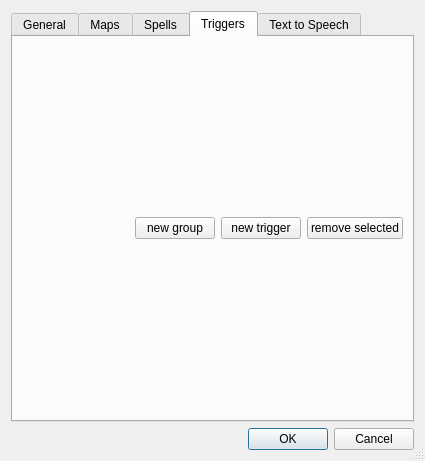
<?xml version="1.0" encoding="UTF-8"?>
<ui version="4.0">
 <class>Dialog</class>
 <widget class="QDialog" name="Dialog">
  <property name="windowModality">
   <enum>Qt::ApplicationModal</enum>
  </property>
  <property name="geometry">
   <rect>
    <x>0</x>
    <y>0</y>
    <width>425</width>
    <height>461</height>
   </rect>
  </property>
  <property name="sizePolicy">
   <sizepolicy hsizetype="Minimum" vsizetype="Minimum">
    <horstretch>0</horstretch>
    <verstretch>0</verstretch>
   </sizepolicy>
  </property>
  <property name="windowTitle">
   <string>Settings</string>
  </property>
  <property name="sizeGripEnabled">
   <bool>true</bool>
  </property>
  <layout class="QVBoxLayout" name="verticalLayout" stretch="0,0">
   <item>
    <widget class="QTabWidget" name="tabWidget">
     <property name="currentIndex">
      <number>3</number>
     </property>
     <widget class="QWidget" name="tab">
      <attribute name="title">
       <string>General</string>
      </attribute>
      <layout class="QVBoxLayout" name="verticalLayout_2">
       <item>
        <widget class="QGroupBox" name="groupBox">
         <property name="title">
          <string>Updates</string>
         </property>
         <layout class="QVBoxLayout" name="verticalLayout_4">
          <item>
           <layout class="QFormLayout" name="formLayout">
            <item row="0" column="0">
             <widget class="QLabel" name="checkForUpdatesLabel">
              <property name="text">
               <string>Check for Updates</string>
              </property>
             </widget>
            </item>
            <item row="0" column="1">
             <widget class="QCheckBox" name="updateCheckCheckBox"/>
            </item>
           </layout>
          </item>
         </layout>
        </widget>
       </item>
       <item>
        <widget class="QGroupBox" name="groupBox_2">
         <property name="title">
          <string>Parser Windows</string>
         </property>
         <layout class="QVBoxLayout" name="verticalLayout_3">
          <item>
           <layout class="QFormLayout" name="formLayout_2">
            <item row="0" column="0">
             <widget class="QLabel" name="windowOpacityLabel">
              <property name="text">
               <string>Window Opacity</string>
              </property>
             </widget>
            </item>
            <item row="0" column="1">
             <widget class="QSpinBox" name="parserOpacitySpinBox">
              <property name="suffix">
               <string>%</string>
              </property>
              <property name="minimum">
               <number>1</number>
              </property>
              <property name="maximum">
               <number>100</number>
              </property>
              <property name="singleStep">
               <number>5</number>
              </property>
              <property name="value">
               <number>80</number>
              </property>
             </widget>
            </item>
            <item row="1" column="0">
             <widget class="QLabel" name="qTScalingLabel">
              <property name="text">
               <string>QT Scaling</string>
              </property>
             </widget>
            </item>
            <item row="1" column="1">
             <widget class="QSpinBox" name="qTScalingSpinBox">
              <property name="suffix">
               <string>%</string>
              </property>
              <property name="minimum">
               <number>100</number>
              </property>
              <property name="maximum">
               <number>300</number>
              </property>
              <property name="singleStep">
               <number>5</number>
              </property>
             </widget>
            </item>
           </layout>
          </item>
         </layout>
        </widget>
       </item>
       <item>
        <widget class="QGroupBox" name="groupBox_11">
         <property name="title">
          <string>Sounds</string>
         </property>
         <layout class="QVBoxLayout" name="verticalLayout_17">
          <item>
           <layout class="QHBoxLayout" name="horizontalLayout_10">
            <item>
             <widget class="QLabel" name="label">
              <property name="text">
               <string>Volume </string>
              </property>
             </widget>
            </item>
            <item>
             <widget class="QSlider" name="soundVolume">
              <property name="maximum">
               <number>100</number>
              </property>
              <property name="sliderPosition">
               <number>14</number>
              </property>
              <property name="orientation">
               <enum>Qt::Horizontal</enum>
              </property>
             </widget>
            </item>
           </layout>
          </item>
         </layout>
        </widget>
       </item>
       <item>
        <spacer name="verticalSpacer">
         <property name="orientation">
          <enum>Qt::Vertical</enum>
         </property>
         <property name="sizeHint" stdset="0">
          <size>
           <width>20</width>
           <height>40</height>
          </size>
         </property>
        </spacer>
       </item>
      </layout>
     </widget>
     <widget class="QWidget" name="tab_2">
      <attribute name="title">
       <string>Maps</string>
      </attribute>
      <layout class="QVBoxLayout" name="verticalLayout_5">
       <item>
        <layout class="QVBoxLayout" name="verticalLayout_6">
         <item>
          <widget class="QGroupBox" name="groupBox_3">
           <property name="title">
            <string>Lines</string>
           </property>
           <layout class="QVBoxLayout" name="verticalLayout_7">
            <item>
             <layout class="QFormLayout" name="formLayout_3">
              <item row="0" column="0">
               <widget class="QLabel" name="mapLineSizeLabel">
                <property name="text">
                 <string>Map Line Size</string>
                </property>
               </widget>
              </item>
              <item row="0" column="1">
               <widget class="QSpinBox" name="mapLineSizeSpinBox">
                <property name="suffix">
                 <string> pixels</string>
                </property>
                <property name="minimum">
                 <number>1</number>
                </property>
                <property name="maximum">
                 <number>10</number>
                </property>
               </widget>
              </item>
              <item row="1" column="0">
               <widget class="QLabel" name="gridLineSizeLabel">
                <property name="text">
                 <string>Grid Line Size</string>
                </property>
               </widget>
              </item>
              <item row="1" column="1">
               <widget class="QSpinBox" name="gridLineSizeSpinBox">
                <property name="suffix">
                 <string> pixels</string>
                </property>
                <property name="minimum">
                 <number>1</number>
                </property>
                <property name="maximum">
                 <number>10</number>
                </property>
               </widget>
              </item>
             </layout>
            </item>
           </layout>
          </widget>
         </item>
        </layout>
       </item>
       <item>
        <widget class="QGroupBox" name="groupBox_4">
         <property name="title">
          <string>Z Level Opacity</string>
         </property>
         <layout class="QVBoxLayout" name="verticalLayout_8">
          <item>
           <layout class="QFormLayout" name="formLayout_4">
            <item row="0" column="0">
             <widget class="QLabel" name="currentLevelLabel">
              <property name="text">
               <string>Current Level</string>
              </property>
             </widget>
            </item>
            <item row="0" column="1">
             <widget class="QSpinBox" name="currentLevelSpinBox">
              <property name="suffix">
               <string>%</string>
              </property>
              <property name="minimum">
               <number>1</number>
              </property>
              <property name="maximum">
               <number>100</number>
              </property>
              <property name="value">
               <number>100</number>
              </property>
             </widget>
            </item>
            <item row="1" column="0">
             <widget class="QLabel" name="closestLevelLabel">
              <property name="text">
               <string>Closest Levels</string>
              </property>
             </widget>
            </item>
            <item row="1" column="1">
             <widget class="QSpinBox" name="closestLevelSpinBox">
              <property name="suffix">
               <string>%</string>
              </property>
              <property name="minimum">
               <number>1</number>
              </property>
              <property name="maximum">
               <number>100</number>
              </property>
              <property name="value">
               <number>10</number>
              </property>
             </widget>
            </item>
            <item row="2" column="0">
             <widget class="QLabel" name="otherLevelsLabel">
              <property name="text">
               <string>Other Levels</string>
              </property>
             </widget>
            </item>
            <item row="2" column="1">
             <widget class="QSpinBox" name="otherLevelsSpinBox">
              <property name="suffix">
               <string>%</string>
              </property>
              <property name="minimum">
               <number>1</number>
              </property>
              <property name="maximum">
               <number>100</number>
              </property>
             </widget>
            </item>
           </layout>
          </item>
         </layout>
        </widget>
       </item>
       <item>
        <spacer name="verticalSpacer_2">
         <property name="orientation">
          <enum>Qt::Vertical</enum>
         </property>
         <property name="sizeHint" stdset="0">
          <size>
           <width>20</width>
           <height>40</height>
          </size>
         </property>
        </spacer>
       </item>
      </layout>
     </widget>
     <widget class="QWidget" name="tab_3">
      <attribute name="title">
       <string>Spells</string>
      </attribute>
      <layout class="QVBoxLayout" name="verticalLayout_9">
       <item>
        <widget class="QScrollArea" name="scrollArea">
         <property name="autoFillBackground">
          <bool>false</bool>
         </property>
         <property name="styleSheet">
          <string notr="true"/>
         </property>
         <property name="frameShape">
          <enum>QFrame::NoFrame</enum>
         </property>
         <property name="frameShadow">
          <enum>QFrame::Plain</enum>
         </property>
         <property name="widgetResizable">
          <bool>true</bool>
         </property>
         <widget class="QWidget" name="scrollAreaWidgetContents">
          <property name="geometry">
           <rect>
            <x>0</x>
            <y>0</y>
            <width>366</width>
            <height>568</height>
           </rect>
          </property>
          <layout class="QVBoxLayout" name="verticalLayout_15">
           <item>
            <widget class="QGroupBox" name="groupBox_5">
             <property name="title">
              <string>Casting Window</string>
             </property>
             <layout class="QVBoxLayout" name="verticalLayout_10">
              <item>
               <layout class="QFormLayout" name="formLayout_5">
                <item row="0" column="0">
                 <widget class="QLabel" name="useCastingWindowLabel">
                  <property name="text">
                   <string>Use Casting Window</string>
                  </property>
                 </widget>
                </item>
                <item row="0" column="1">
                 <widget class="QCheckBox" name="useCastingWindowCheckBox">
                  <property name="checked">
                   <bool>true</bool>
                  </property>
                 </widget>
                </item>
                <item row="1" column="0">
                 <widget class="QLabel" name="castingWindowTimeLabel">
                  <property name="text">
                   <string>Casting Window Time</string>
                  </property>
                 </widget>
                </item>
                <item row="1" column="1">
                 <widget class="QSpinBox" name="castingWindowTimeSpinBox">
                  <property name="suffix">
                   <string> msec</string>
                  </property>
                  <property name="minimum">
                   <number>1</number>
                  </property>
                  <property name="maximum">
                   <number>4000</number>
                  </property>
                  <property name="singleStep">
                   <number>100</number>
                  </property>
                  <property name="value">
                   <number>1000</number>
                  </property>
                 </widget>
                </item>
               </layout>
              </item>
             </layout>
            </widget>
           </item>
           <item>
            <widget class="QGroupBox" name="groupBox_8">
             <property name="title">
              <string>Target Colors</string>
             </property>
             <layout class="QVBoxLayout" name="verticalLayout_14">
              <item>
               <layout class="QHBoxLayout" name="horizontalLayout_4" stretch="1,0">
                <item>
                 <widget class="QLabel" name="youTargetLabel">
                  <property name="autoFillBackground">
                   <bool>true</bool>
                  </property>
                  <property name="styleSheet">
                   <string notr="true">padding: 5px</string>
                  </property>
                  <property name="text">
                   <string>You</string>
                  </property>
                 </widget>
                </item>
                <item alignment="Qt::AlignRight">
                 <widget class="QPushButton" name="youColorButton">
                  <property name="text">
                   <string>Set Color</string>
                  </property>
                 </widget>
                </item>
               </layout>
              </item>
              <item>
               <layout class="QHBoxLayout" name="horizontalLayout_5" stretch="1,0">
                <item>
                 <widget class="QLabel" name="friendlyTargetLabel">
                  <property name="autoFillBackground">
                   <bool>true</bool>
                  </property>
                  <property name="styleSheet">
                   <string notr="true">padding: 5px</string>
                  </property>
                  <property name="text">
                   <string>Friendly</string>
                  </property>
                 </widget>
                </item>
                <item alignment="Qt::AlignRight">
                 <widget class="QPushButton" name="friendlyColorButton">
                  <property name="text">
                   <string>Set Color</string>
                  </property>
                 </widget>
                </item>
               </layout>
              </item>
              <item>
               <layout class="QHBoxLayout" name="horizontalLayout_8" stretch="1,0">
                <item>
                 <widget class="QLabel" name="enemyTargetLabel">
                  <property name="autoFillBackground">
                   <bool>true</bool>
                  </property>
                  <property name="styleSheet">
                   <string notr="true">padding: 5px</string>
                  </property>
                  <property name="text">
                   <string>Enemy</string>
                  </property>
                 </widget>
                </item>
                <item alignment="Qt::AlignRight">
                 <widget class="QPushButton" name="enemyColorButton">
                  <property name="text">
                   <string>Set Color</string>
                  </property>
                 </widget>
                </item>
               </layout>
              </item>
              <item>
               <widget class="QPushButton" name="targetTextColorButton">
                <property name="text">
                 <string>Set Target Text Color</string>
                </property>
               </widget>
              </item>
             </layout>
            </widget>
           </item>
           <item>
            <widget class="QGroupBox" name="groupBox_7">
             <property name="title">
              <string>Bar Colors</string>
             </property>
             <layout class="QVBoxLayout" name="verticalLayout_13">
              <item>
               <widget class="QLabel" name="buffBarLabel">
                <property name="autoFillBackground">
                 <bool>true</bool>
                </property>
                <property name="styleSheet">
                 <string notr="true">padding: 5px</string>
                </property>
                <property name="text">
                 <string>Buff Bar</string>
                </property>
               </widget>
              </item>
              <item>
               <layout class="QHBoxLayout" name="horizontalLayout_6">
                <item>
                 <widget class="QPushButton" name="buffTextColorButton">
                  <property name="text">
                   <string>Text Color</string>
                  </property>
                 </widget>
                </item>
                <item>
                 <widget class="QPushButton" name="buffBarColorButton">
                  <property name="text">
                   <string>Bar Color</string>
                  </property>
                 </widget>
                </item>
               </layout>
              </item>
              <item>
               <widget class="QLabel" name="debuffBarLabel">
                <property name="autoFillBackground">
                 <bool>true</bool>
                </property>
                <property name="styleSheet">
                 <string notr="true">padding: 5px</string>
                </property>
                <property name="text">
                 <string>Debuff Bar</string>
                </property>
               </widget>
              </item>
              <item>
               <layout class="QHBoxLayout" name="horizontalLayout_7">
                <item>
                 <widget class="QPushButton" name="debuffTextColorButton">
                  <property name="text">
                   <string>Text Color</string>
                  </property>
                 </widget>
                </item>
                <item>
                 <widget class="QPushButton" name="debuffBarColorButton">
                  <property name="text">
                   <string>Bar Color</string>
                  </property>
                 </widget>
                </item>
               </layout>
              </item>
             </layout>
            </widget>
           </item>
           <item>
            <widget class="QGroupBox" name="groupBox_9">
             <property name="title">
              <string>Sound Alert</string>
             </property>
             <layout class="QVBoxLayout" name="verticalLayout_16">
              <item>
               <widget class="QCheckBox" name="spellSoundEnabledCheckBox">
                <property name="text">
                 <string>Enabled</string>
                </property>
               </widget>
              </item>
              <item>
               <widget class="QGroupBox" name="groupBox_10">
                <property name="title">
                 <string>mp3 File</string>
                </property>
                <layout class="QHBoxLayout" name="horizontalLayout_9">
                 <item>
                  <widget class="QLabel" name="spellSoundFileLabel">
                   <property name="maximumSize">
                    <size>
                     <width>200</width>
                     <height>16777215</height>
                    </size>
                   </property>
                   <property name="text">
                    <string/>
                   </property>
                   <property name="alignment">
                    <set>Qt::AlignRight|Qt::AlignTrailing|Qt::AlignVCenter</set>
                   </property>
                  </widget>
                 </item>
                 <item>
                  <widget class="QToolButton" name="spellSoundSelectButton">
                   <property name="text">
                    <string>...</string>
                   </property>
                  </widget>
                 </item>
                 <item>
                  <widget class="QToolButton" name="spellSoundPlayButton">
                   <property name="text">
                    <string>play</string>
                   </property>
                  </widget>
                 </item>
                </layout>
               </widget>
              </item>
             </layout>
            </widget>
           </item>
           <item>
            <widget class="QGroupBox" name="groupBox_6">
             <property name="title">
              <string>PvP</string>
             </property>
             <layout class="QVBoxLayout" name="verticalLayout_11">
              <item>
               <layout class="QFormLayout" name="formLayout_6">
                <item row="0" column="0">
                 <widget class="QLabel" name="usePVPSpellDurationsLabel">
                  <property name="text">
                   <string>Use PVP Spell durations</string>
                  </property>
                 </widget>
                </item>
                <item row="0" column="1">
                 <widget class="QCheckBox" name="usePVPSpellDurationsCheckBox"/>
                </item>
               </layout>
              </item>
             </layout>
            </widget>
           </item>
          </layout>
         </widget>
        </widget>
       </item>
      </layout>
     </widget>
     <widget class="QWidget" name="tab_4">
      <attribute name="title">
       <string>Triggers</string>
      </attribute>
      <layout class="QHBoxLayout" name="horizontalLayout" stretch="0">
       <item>
        <layout class="QVBoxLayout" name="verticalLayout_12">
         <item>
          <layout class="QHBoxLayout" name="horizontalLayout_3">
           <item>
            <layout class="QVBoxLayout" name="treeViewLayout">
             <item>
              <layout class="QHBoxLayout" name="horizontalLayout_2">
               <property name="leftMargin">
                <number>0</number>
               </property>
               <property name="topMargin">
                <number>0</number>
               </property>
               <item>
                <spacer name="horizontalSpacer">
                 <property name="orientation">
                  <enum>Qt::Horizontal</enum>
                 </property>
                 <property name="sizeHint" stdset="0">
                  <size>
                   <width>40</width>
                   <height>20</height>
                  </size>
                 </property>
                </spacer>
               </item>
               <item>
                <widget class="QPushButton" name="newGroupButton">
                 <property name="text">
                  <string>new group</string>
                 </property>
                </widget>
               </item>
               <item>
                <widget class="QPushButton" name="addTriggerButton">
                 <property name="text">
                  <string>new trigger</string>
                 </property>
                 <property name="flat">
                  <bool>false</bool>
                 </property>
                </widget>
               </item>
               <item>
                <widget class="QPushButton" name="removeButton">
                 <property name="text">
                  <string>remove selected</string>
                 </property>
                </widget>
               </item>
              </layout>
             </item>
            </layout>
           </item>
          </layout>
         </item>
        </layout>
       </item>
      </layout>
     </widget>
     <widget class="QWidget" name="tab_5">
      <attribute name="title">
       <string>Text to Speech</string>
      </attribute>
      <layout class="QVBoxLayout" name="verticalLayout_18">
       <item>
        <widget class="QLabel" name="label_2">
         <property name="text">
          <string>Creates TTS mp3 files in data/tts/ so you can link them to triggers.</string>
         </property>
         <property name="wordWrap">
          <bool>true</bool>
         </property>
        </widget>
       </item>
       <item>
        <widget class="QGroupBox" name="groupBox_12">
         <property name="title">
          <string>Create</string>
         </property>
         <layout class="QVBoxLayout" name="verticalLayout_19">
          <item>
           <layout class="QHBoxLayout" name="horizontalLayout_11">
            <item>
             <widget class="QLabel" name="label_3">
              <property name="text">
               <string>Text </string>
              </property>
             </widget>
            </item>
            <item>
             <widget class="QLineEdit" name="ttsTextLineEdit"/>
            </item>
           </layout>
          </item>
          <item>
           <widget class="QPushButton" name="ttsCreateButton">
            <property name="text">
             <string>Create</string>
            </property>
           </widget>
          </item>
         </layout>
        </widget>
       </item>
       <item>
        <widget class="QGroupBox" name="groupBox_13">
         <property name="title">
          <string>Manage</string>
         </property>
         <layout class="QVBoxLayout" name="verticalLayout_20">
          <item>
           <layout class="QHBoxLayout" name="horizontalLayout_12">
            <item>
             <widget class="QComboBox" name="ttsFileCombo"/>
            </item>
            <item>
             <widget class="QToolButton" name="ttsPlayButton">
              <property name="text">
               <string>play</string>
              </property>
             </widget>
            </item>
            <item>
             <widget class="QToolButton" name="ttsFileRefreshButton">
              <property name="text">
               <string>refresh</string>
              </property>
             </widget>
            </item>
            <item>
             <widget class="QToolButton" name="ttsDeleteButton">
              <property name="text">
               <string>delete</string>
              </property>
             </widget>
            </item>
           </layout>
          </item>
          <item>
           <spacer name="verticalSpacer_3">
            <property name="orientation">
             <enum>Qt::Vertical</enum>
            </property>
            <property name="sizeHint" stdset="0">
             <size>
              <width>20</width>
              <height>40</height>
             </size>
            </property>
           </spacer>
          </item>
         </layout>
        </widget>
       </item>
      </layout>
     </widget>
    </widget>
   </item>
   <item>
    <widget class="QDialogButtonBox" name="buttonBox">
     <property name="orientation">
      <enum>Qt::Horizontal</enum>
     </property>
     <property name="standardButtons">
      <set>QDialogButtonBox::Cancel|QDialogButtonBox::Ok</set>
     </property>
    </widget>
   </item>
  </layout>
 </widget>
 <resources/>
 <connections>
  <connection>
   <sender>buttonBox</sender>
   <signal>accepted()</signal>
   <receiver>Dialog</receiver>
   <slot>accept()</slot>
   <hints>
    <hint type="sourcelabel">
     <x>248</x>
     <y>254</y>
    </hint>
    <hint type="destinationlabel">
     <x>157</x>
     <y>274</y>
    </hint>
   </hints>
  </connection>
  <connection>
   <sender>buttonBox</sender>
   <signal>rejected()</signal>
   <receiver>Dialog</receiver>
   <slot>reject()</slot>
   <hints>
    <hint type="sourcelabel">
     <x>316</x>
     <y>260</y>
    </hint>
    <hint type="destinationlabel">
     <x>286</x>
     <y>274</y>
    </hint>
   </hints>
  </connection>
 </connections>
</ui>
